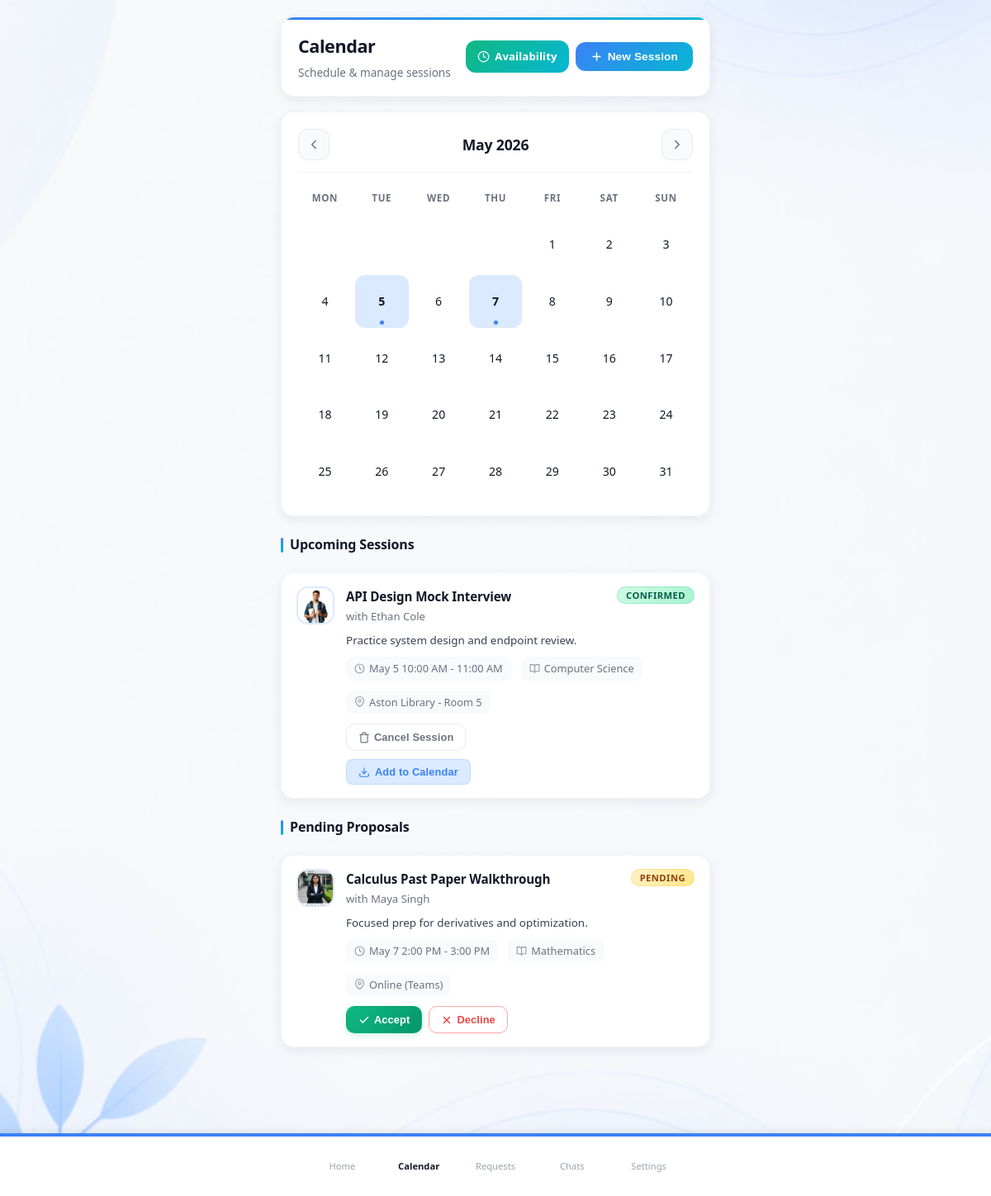
The app's page /pages/calendar.php?month=5&year=2026 (signed in) with its own data.
### tables this page shows
CREATE TABLE `sessions` (
  `id` int(11) NOT NULL,
  `student_id` int(11) NOT NULL,
  `mentor_id` int(11) NOT NULL,
  `subject_id` int(11) NOT NULL,
  `title` varchar(255) DEFAULT NULL,
  `description` text DEFAULT NULL,
  `location` varchar(255) DEFAULT NULL,
  `session_date` date NOT NULL,
  `start_time` time NOT NULL,
  `end_time` time DEFAULT NULL,
  `status` enum('pending','confirmed','completed','cancelled') DEFAULT 'pending',
  `proposed_by` int(11) DEFAULT NULL,
  `created_at` timestamp NOT NULL DEFAULT current_timestamp()
);

CREATE TABLE `users` (
  `id` int(11) NOT NULL,
  `first_name` varchar(100) NOT NULL,
  `last_name` varchar(100) NOT NULL,
  `phone` varchar(20) DEFAULT NULL,
  `email` varchar(150) NOT NULL,
  `password` varchar(255) NOT NULL,
  `role` enum('student','mentor','admin') NOT NULL,
  `created_at` timestamp NOT NULL DEFAULT current_timestamp(),
  `profile_picture` varchar(255) DEFAULT NULL,
  `oauth_provider` varchar(20) DEFAULT NULL,
  `oauth_id` varchar(255) DEFAULT NULL
);

CREATE TABLE `subjects` (
  `id` int(11) NOT NULL,
  `name` varchar(100) NOT NULL
);

### pages/calendar.php (the view, shortened to what the rows shown need)
<?php
require_once '../includes/db.php';
$user_id   = (int)$_SESSION['user_id'];
$user_role = $_SESSION['role'] ?? 'student';
function get_session_end_datetime(array $session): ?DateTimeImmutable
{
    $sessionDate = trim((string)($session['session_date'] ?? ''));
    $endTime = trim((string)($session['end_time'] ?? ''));
    try {
        return new DateTimeImmutable($sessionDate . ' ' . $endTime);
    } catch (Exception $e) {
        return null;
    }
}
function session_has_ended(array $session): bool
{
    $sessionEnd = get_session_end_datetime($session);
    return $sessionEnd <= new DateTimeImmutable();
}
$mentor_db_id  = null;
$student_db_id = null;
if ($user_role === 'student') {
    $stmt = $pdo->prepare('SELECT student_id, mentor_id FROM students WHERE user_id = ? LIMIT 1');
    $stmt->execute([$user_id]);
    $studentRow = $stmt->fetch(PDO::FETCH_ASSOC);
    if ($studentRow) {
        $student_db_id = (int)$studentRow['student_id'];
        if (!empty($studentRow['mentor_id'])) {
            $mentor_db_id = (int)$studentRow['mentor_id'];
            $stmt = $pdo->prepare('
                SELECT u.id AS user_id, u.first_name, u.last_name, u.profile_picture,
                       GROUP_CONCAT(DISTINCT s.name ORDER BY s.name SEPARATOR ", ") AS subjects
                FROM mentor_profiles mp
                JOIN users u ON u.id = mp.user_id
                LEFT JOIN mentor_subjects ms ON ms.mentor_id = mp.mentor_id
                LEFT JOIN subjects s ON s.id = ms.subject_id
                WHERE mp.mentor_id = ?
                GROUP BY u.id
            ');
            $stmt->execute([$mentor_db_id]);
            $partner = $stmt->fetch(PDO::FETCH_ASSOC);
            $stmt = $pdo->prepare('
                SELECT s.id, s.name
                FROM mentor_subjects ms
                JOIN subjects s ON s.id = ms.subject_id
                WHERE ms.mentor_id = ?
                ORDER BY s.name
            ');
            $stmt->execute([$mentor_db_id]);
            $subjects = $stmt->fetchAll(PDO::FETCH_ASSOC);
        }
    }
} else {
    $stmt = $pdo->prepare('SELECT mentor_id FROM mentor_profiles WHERE user_id = ? LIMIT 1');
    $stmt->execute([$user_id]);
    $mentor_db_id = (int)($stmt->fetchColumn() ?: 0);
    if ($mentor_db_id > 0) {
        $stmt = $pdo->prepare('
            SELECT s.id, s.name
            FROM mentor_subjects ms
            JOIN subjects s ON s.id = ms.subject_id
            WHERE ms.mentor_id = ?
            ORDER BY s.name
        ');
        $stmt->execute([$mentor_db_id]);
    }
}
$cal_month = (int)($_GET['month'] ?? date('n'));
$cal_year  = (int)($_GET['year'] ?? date('Y'));
$selected_day = ($_GET['day'] ?? null);
$first_of_month = mktime(0, 0, 0, $cal_month, 1, $cal_year);
$month_name     = date('F Y', $first_of_month);
$days_in_month  = (int)date('t', $first_of_month);
$today_str = date('Y-m-d');
$month_start = sprintf('%04d-%02d-01', $cal_year, $cal_month);
$month_end   = sprintf('%04d-%02d-%02d', $cal_year, $cal_month, $days_in_month);
$sessions = [];
try {
    if ($user_role === 'student' && $student_db_id) {
        $stmt = $pdo->prepare('
            SELECT se.*, sub.name AS subject_name,
                   u.first_name, u.last_name, u.profile_picture
            FROM sessions se
            LEFT JOIN subjects sub ON sub.id = se.subject_id
            LEFT JOIN users u ON u.id = (SELECT user_id FROM mentor_profiles WHERE mentor_id = se.mentor_id LIMIT 1)
            WHERE se.student_id = ?
              AND se.session_date BETWEEN ? AND ?
            ORDER BY se.session_date ASC, se.start_time ASC
        ');
        $stmt->execute([$student_db_id, $month_start, $month_end]);
    } elseif ($user_role === 'mentor' && $mentor_db_id) {
        $stmt = $pdo->prepare('
            SELECT se.*, sub.name AS subject_name,
                   u.first_name, u.last_name, u.profile_picture
            FROM sessions se
            LEFT JOIN subjects sub ON sub.id = se.subject_id
            LEFT JOIN users u ON u.id = (SELECT user_id FROM students WHERE student_id = se.student_id LIMIT 1)
            WHERE se.mentor_id = ?
              AND se.session_date BETWEEN ? AND ?
            ORDER BY se.session_date ASC, se.start_time ASC
        ');
        $stmt->execute([$mentor_db_id, $month_start, $month_end]);
    }
    if (isset($stmt)) {
        $sessions = $stmt->fetchAll(PDO::FETCH_ASSOC);
    }
} catch (PDOException $e) {
    $sessions = [];
}
$selected_date_sessions = [];
$sel_date_for_filter = $selected_day !== null ? sprintf('%04d-%02d-%02d', $cal_year, $cal_month, (int)$selected_day) : null;
$upcoming = array_filter($sessions, function ($s) use ($today_str, $sel_date_for_filter) {
    return $s['session_date'] >= $today_str
        && $s['status'] === 'confirmed'
        && $s['session_date'] !== $sel_date_for_filter;
});
usort($upcoming, fn($a, $b) => strcmp($a['session_date'] . $a['start_time'], $b['session_date'] . $b['start_time']));
$upcoming = array_slice($upcoming, 0, 5);
$pending = array_filter($sessions, function ($s) use ($user_id) {
    return $s['status'] === 'pending' && (int)($s['proposed_by'] ?? 0) !== $user_id;
});
function render_session_card(array $s, int $user_id, string $user_role): string
{
    $name = trim(($s['first_name'] ?? '') . ' ' . ($s['last_name'] ?? ''));
    $fallback = 'https://ui-avatars.com/api/?name=' . urlencode($name) . '&background=3b82f6&color=fff&size=96';
    $avatar   = !empty($s['profile_picture']) ? '../' . ltrim($s['profile_picture'], '/') : $fallback;
    $badge_class = 'badge--' . $s['status'];
    $status_label = ucfirst($s['status']);
    $title = htmlspecialchars($s['title'] ?? 'Session');
    $with  = htmlspecialchars($name);
    $desc  = !empty($s['description']) ? '<p class="session-desc">' . htmlspecialchars($s['description']) . '</p>' : '';
    $date_fmt  = date('M j', strtotime($s['session_date']));
    $start_fmt = date('g:i A', strtotime($s['start_time']));
    $end_fmt   = !empty($s['end_time']) ? ' - ' . date('g:i A', strtotime($s['end_time'])) : '';
    $subject   = !empty($s['subject_name']) ? htmlspecialchars($s['subject_name']) : '';
    $location  = !empty($s['location']) ? htmlspecialchars($s['location']) : '';
    $is_proposer  = (int)($s['proposed_by'] ?? 0) === $user_id;
    $is_pending   = $s['status'] === 'pending';
    $is_confirmed = $s['status'] === 'confirmed';
    $is_future    = $s['session_date'] >= date('Y-m-d');
    $has_ended    = session_has_ended($s);
    $actions = '';
    if ($is_pending && !$is_proposer) {
        $actions .= '
        <div class="session-actions">
            <form method="POST" style="display:inline">
                <input type="hidden" name="action" value="update_session">
                <input type="hidden" name="session_id" value="' . (int)$s['id'] . '">
                <input type="hidden" name="new_status" value="confirmed">
                <button type="submit" class="btn-sm btn-accept">
                    <svg viewBox="0 0 24 24" fill="none" stroke="currentColor" stroke-width="2.5" stroke-linecap="round" stroke-linejoin="round"><polyline points="20 6 9 17 4 12"/></svg>
                    Accept
                </button>
            </form>
            <form method="POST" style="display:inline">
                <input type="hidden" name="action" value="update_session">
                <input type="hidden" name="session_id" value="' . (int)$s['id'] . '">
                <input type="hidden" name="new_status" value="cancelled">
                <button type="submit" class="btn-sm btn-decline">
                    <svg viewBox="0 0 24 24" fill="none" stroke="currentColor" stroke-width="2.5" stroke-linecap="round" stroke-linejoin="round"><line x1="18" y1="6" x2="6" y2="18"/><line x1="6" y1="6" x2="18" y2="18"/></svg>
                    Decline
                </button>
            </form>
        </div>';
    }
    if ($is_confirmed && $is_future) {
        $actions .= '
        <div class="session-actions">
            <form method="POST" style="display:inline" onsubmit="return confirm(\'Cancel this session?\')">
                <input type="hidden" name="action" value="update_session">
                <input type="hidden" name="session_id" value="' . (int)$s['id'] . '">
                <input type="hidden" name="new_status" value="cancelled">
                <button type="submit" class="btn-sm btn-cancel">
                    <svg viewBox="0 0 24 24" fill="none" stroke="currentColor" stroke-width="2" stroke-linecap="round" stroke-linejoin="round"><polyline points="3 6 5 6 21 6"/><path d="M19 6v14a2 2 0 0 1-2 2H7a2 2 0 0 1-2-2V6m3 0V4a2 2 0 0 1 2-2h4a2 2 0 0 1 2 2v2"/></svg>
                    Cancel Session
                </button>
            </form>
        </div>';
    }
    $export_btn = '';
    if (in_array($s['status'], ['confirmed', 'completed'], true)) {
        $export_btn = '
        <div class="cal-export-wrap">
            <button type="button" class="btn-sm btn-export" onclick="toggleCalExport(this)" title="Add to external calendar">
                <svg viewBox="0 0 24 24" fill="none" stroke="currentColor" stroke-width="2" stroke-linecap="round" stroke-linejoin="round" style="width:14px;height:14px"><path d="M21 15v4a2 2 0 0 1-2 2H5a2 2 0 0 1-2-2v-4"/><polyline points="7 10 12 15 17 10"/><line x1="12" y1="15" x2="12" y2="3"/></svg>
                Add to Calendar
            </button>
            <div class="cal-export-menu" style="display:none">
                <button type="button" onclick="exportToGoogle(this)">
                    <svg viewBox="0 0 24 24" width="16" height="16" fill="none" stroke="currentColor" stroke-width="2"><rect x="3" y="4" width="18" height="18" rx="2"/><line x1="16" y1="2" x2="16" y2="6"/><line x1="8" y1="2" x2="8" y2="6"/><line x1="3" y1="10" x2="21" y2="10"/></svg>
                    Google Calendar
                </button>
                <button type="button" onclick="exportToOutlook(this)">
                    <svg viewBox="0 0 24 24" width="16" height="16" fill="none" stroke="currentColor" stroke-width="2"><rect x="3" y="4" width="18" height="18" rx="2"/><line x1="16" y1="2" x2="16" y2="6"/><line x1="8" y1="2" x2="8" y2="6"/><line x1="3" y1="10" x2="21" y2="10"/></svg>
                    Outlook / Office 365
                </button>
                <button type="button" onclick="downloadICS(this)">
                    <svg viewBox="0 0 24 24" width="16" height="16" fill="none" stroke="currentColor" stroke-width="2"><path d="M21 15v4a2 2 0 0 1-2 2H5a2 2 0 0 1-2-2v-4"/><polyline points="7 10 12 15 17 10"/><line x1="12" y1="15" x2="12" y2="3"/></svg>
                    Download .ics
                </button>
            </div>
        </div>';
    }
    $avatar_html = '<img src="' . htmlspecialchars($avatar) . '" alt="' . $with . '" class="session-avatar" onerror="this.onerror=null;this.src=\'' . htmlspecialchars($fallback) . '\'">';
    $meta_items = '<span class="session-meta-item">
        <svg viewBox="0 0 24 24" fill="none" stroke="currentColor" stroke-width="2" stroke-linecap="round" stroke-linejoin="round"><circle cx="12" cy="12" r="10"/><polyline points="12 6 12 12 16 14"/></svg>
        ' . $date_fmt . ' ' . $start_fmt . $end_fmt . '
    </span>';
    if ($subject !== '') {
        $meta_items .= '<span class="session-meta-item">
            <svg viewBox="0 0 24 24" fill="none" stroke="currentColor" stroke-width="2" stroke-linecap="round" stroke-linejoin="round"><path d="M2 3h6a4 4 0 0 1 4 4v14a3 3 0 0 0-3-3H2z"/><path d="M22 3h-6a4 4 0 0 0-4 4v14a3 3 0 0 1 3-3h7z"/></svg>
            ' . $subject . '
        </span>';
    }
    if ($location !== '') {
        $meta_items .= '<span class="session-meta-item">
            <svg viewBox="0 0 24 24" fill="none" stroke="currentColor" stroke-width="2" stroke-linecap="round" stroke-linejoin="round"><path d="M21 10c0 7-9 13-9 13s-9-6-9-13a9 9 0 0 1 18 0z"/><circle cx="12" cy="10" r="3"/></svg>
            ' . $location . '
        </span>';
    }
    return '
    <div class="session-card"
         data-cal-title="' . $title . '"
         data-cal-date="' . htmlspecialchars($s['session_date']) . '"
         data-cal-start="' . htmlspecialchars($s['start_time']) . '"
         data-cal-end="' . htmlspecialchars($s['end_time'] ?? '') . '"
         data-cal-desc="' . htmlspecialchars(($s['description'] ?? '') . ' — with ' . $name) . '"
         data-cal-location="' . $location . '"
         data-cal-subject="' . $subject . '">
        ' . $avatar_html . '
        <div class="session-body">
            <div class="session-top">
                <div>
                    <p class="session-title">' . $title . '</p>
                    <p class="session-with">with ' . $with . '</p>
                </div>
                <span class="badge ' . $badge_class . '">' . $status_label . '</span>
            </div>
            ' . $desc . '
            <div class="session-meta">' . $meta_items . '</div>
            ' . $actions . '
            ' . $export_btn . '
        </div>
    </div>';
}
?>
<!DOCTYPE html>
<html lang="en">
<head>
    <link rel="stylesheet" href="../assets/css/styles.css">
    <link rel="stylesheet" href="../assets/css/calendar.css">
</head>
<body>
    <main class="cal-container">
        <div class="cal-wrapper">
            <div class="cal-header">
                <div>
                    <h1>Calendar</h1>
                </div>
            </div>
            <div class="cal-card">
                <div class="cal-nav">
                    <h2><?php echo $month_name; ?></h2>
                </div>
            </div>
            <?php if ($selected_date_sessions == null): ?>
                <?php if (empty($upcoming)): ?>
                    <div class="cal-empty">
                        <p>No upcoming confirmed sessions</p>
                    </div>
                <?php else: ?>
                    <?php foreach ($upcoming as $sess): ?>
                        <?php echo render_session_card($sess, $user_id, $user_role); ?>
                    <?php endforeach; ?>
                <?php endif; ?>
            <?php endif; ?>
            <?php if (!empty($pending)): ?>
                <?php foreach ($pending as $sess): ?>
                    <?php echo render_session_card($sess, $user_id, $user_role); ?>
                <?php endforeach; ?>
            <?php endif; ?>
        </div>
    </main>
</body>
</html>

### records on screen
sessions: users.profile_picture (picture), title "API Design Mock Interview", users.first_name+last_name "Ethan Cole", status "CONFIRMED", description "Practice system design and endpoint review.", session_date "May 5", start_time "10:00 AM", end_time "- 11:00 AM", subject.name "Computer Science", location "Aston Library - Room 5", shows "Add to Calendar"
sessions: users.profile_picture (picture), title "Calculus Past Paper Walkthrough", users.first_name+last_name "Maya Singh", status "PENDING", description "Focused prep for derivatives and optimization.", session_date "May 7", start_time "2:00 PM", end_time "- 3:00 PM", subject.name "Mathematics", location "Online (Teams)"

### other values on screen
$wd "MON"
$wd "TUE"
$wd "WED"
$wd "THU"
$wd "FRI"
$wd "SAT"
$wd "SUN"
$item['label'] "Home"
$item['label'] "Calendar"
$item['label'] "Requests"
$item['label'] "Chats"
$item['label'] "Settings"
